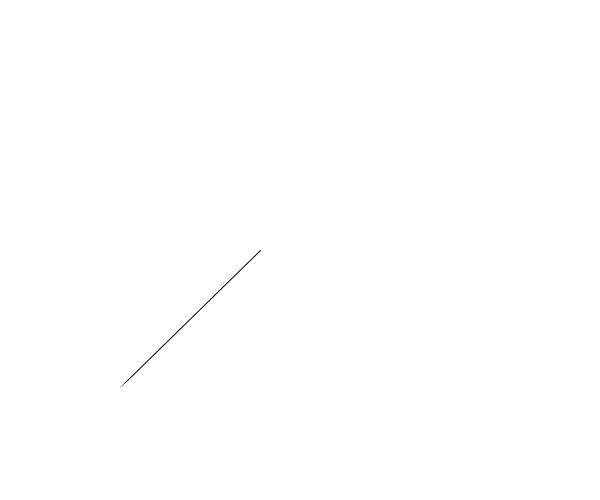
Frame 1 (no input)
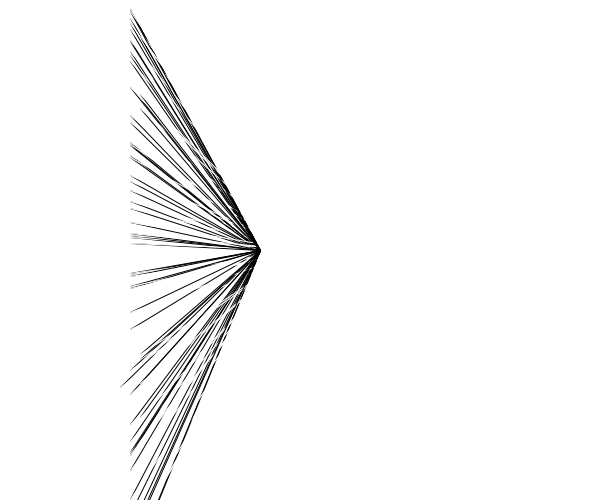
Frame 60 (the mouse pressed at the canvas centre just before this capture)
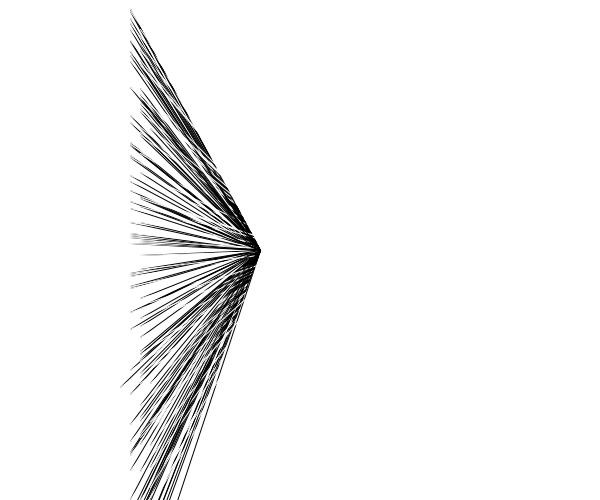
Frame 120 (the mouse held since frame 60 and released just before this capture)

The Processing sketch that drew these frames (run headless with seeded random() and noise(); from frame 60 on, the mouse is pressed at the canvas centre):

// Processing sketch: processing_3033
// ── processing_3033.pde

void setup(){
  size(600,500); //tamaño de la tela
  background(255);//fondo blanco
  smooth();//suavizante
}

void draw(){
  float centro=(250);
  float medio=(300);
  float tiempo= (10*(second()));
  float azar=(random(600));
  
  
  stroke(255);
  for(float x = 30; x<=30;x+=2){/*el ciclo for lo uso 
                            solo para que funcione como ciclo*/
    line(x,0,x,0);
    if( x>=30){
      
      stroke (0); // lineas negras
      line(tiempo,azar,(medio-40),centro);
      // se alargan a medida del tiempo
      stroke (255);// lineas blancas
      line(tiempo,azar,medio,centro);
      // y salen en direccion de azar

    }
  }
}
